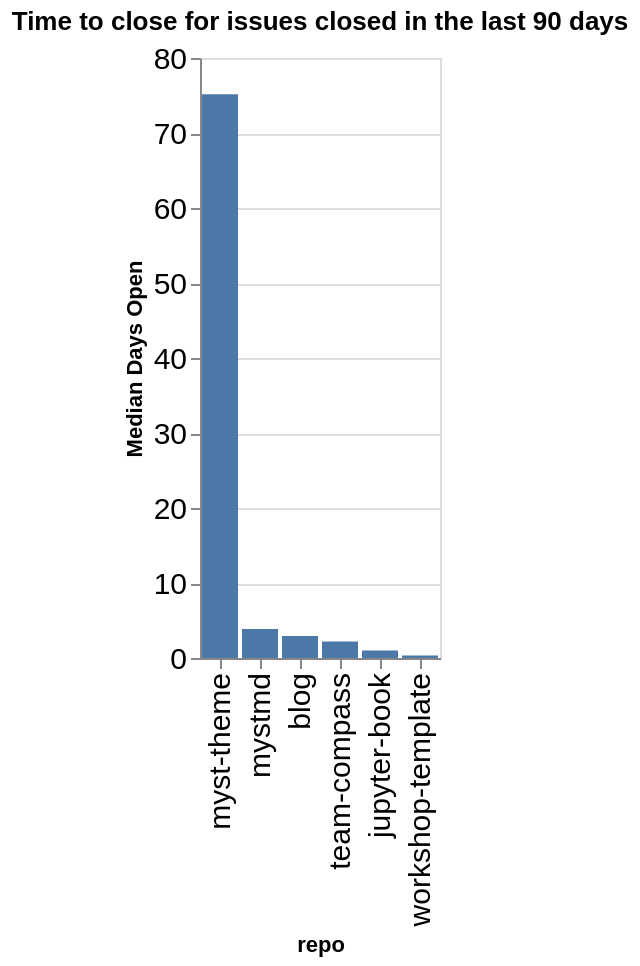

The code cell stored with this chart in its notebook:
### Code cell
time_open = closed.groupby(['org', 'repo']).agg({'time_open': 'median'}).reset_index()
time_open['time_open'] = time_open['time_open'] / (60 * 60 * 24)
time_open['org/repo'] = time_open.apply(lambda a: a['org'] + '/' + a['repo'], axis=1)
sorted_vals = time_open.sort_values(['org', 'time_open'], ascending=False)['repo'].values
alt.Chart(data=time_open, title=f"Time to close for issues closed in the last {n_days} days").mark_bar().encode(
    x=alt.X('repo', sort=alt.Sort(sorted_vals.tolist())),
    y=alt.Y('time_open', title="Median Days Open"),
)

### Figure 1 — Vega-Lite specification as saved in the notebook (floating-point values rounded to 4 significant figures)
{"config": {"axisLeft": {"labelFontSize": 15}, "axisBottom": {"labelFontSize": 15}}, "data": {"name": "data-3d9fb8bd91c0822db8b8d22e1a34a572"}, "mark": {"type": "bar"}, "encoding": {"x": {"field": "repo", "sort": ["myst-theme", "mystmd", "blog", "team-compass", "jupyter-book", "workshop-template"], "type": "nominal"}, "y": {"field": "time_open", "title": "Median Days Open", "type": "quantitative"}}, "title": "Time to close for issues closed in the last 90 days", "$schema": "https://vega.github.io/schema/vega-lite/v5.20.1.json", "datasets": {"data-3d9fb8bd91c0822db8b8d22e1a34a572": [{"org": "jupyter-book", "repo": "blog", "time_open": 2.948, "org/repo": "jupyter-book/blog"}, {"org": "jupyter-book", "repo": "jupyter-book", "time_open": 0.9961, "org/repo": "jupyter-book/jupyter-book"}, {"org": "jupyter-book", "repo": "myst-theme", "time_open": 75.17, "org/repo": "jupyter-book/myst-theme"}, {"org": "jupyter-book", "repo": "mystmd", "time_open": 3.862, "org/repo": "jupyter-book/mystmd"}, {"org": "jupyter-book", "repo": "team-compass", "time_open": 2.206, "org/repo": "jupyter-book/team-compass"}, {"org": "jupyter-book", "repo": "workshop-template", "time_open": 0.33, "org/repo": "jupyter-book/workshop-template"}]}}
